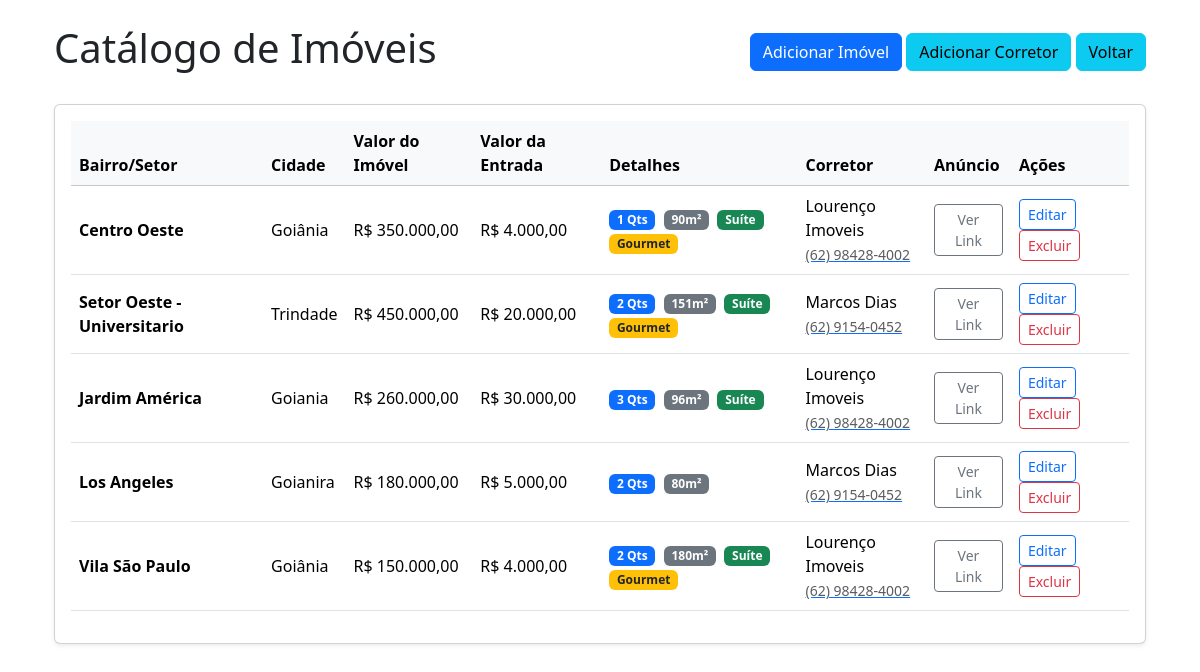
Before: /imoveis with the older database file.
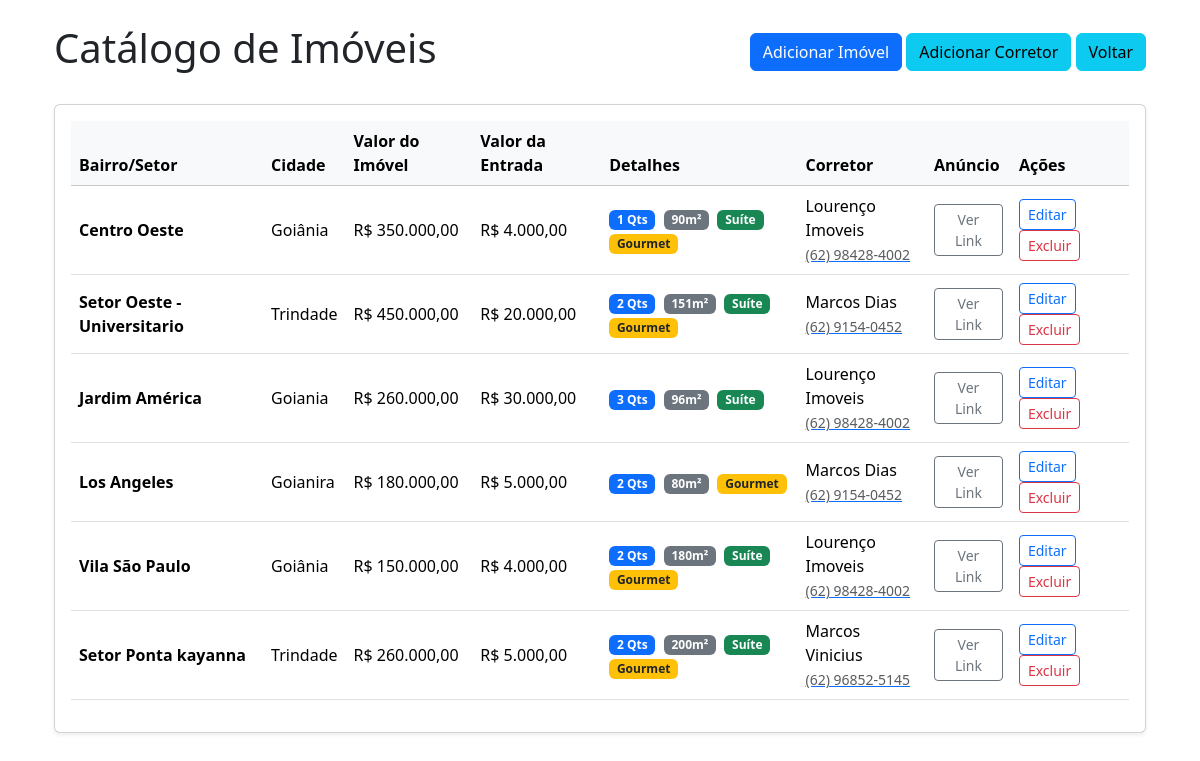
After: the same page with the newer database file.
### models.py (models this page shows, shortened)
class Imoveis(db.Model):
    __tablename__ = 'Imoveis'
    id = db.Column(db.Integer, primary_key=True,autoincrement=True)
    bairro = db.Column(db.String, nullable=False)
    cidade = db.Column(db.String, nullable=False)
    estado = db.Column(db.String, nullable=False, default='Go')
    preco = db.Column(db.Integer, nullable=False)
    quartos = db.Column(db.Integer, nullable=False)
    area_total = db.Column(db.String)
    area_construida = db.Column(db.String)
    area_gourmet = db.Column(db.String)
    suite = db.Column(db.String)
    valor_entrada = db.Column(db.Integer)
    link_anuncio = db.Column(db.String, nullable=False)
    id_corretor = db.Column(db.Integer, db.ForeignKey('Corretores.id'), nullable=False)
    corretor = db.relationship('Corretores', backref='Imoveis')

class Corretores(db.Model):
    __tablename__ = 'Corretores'
    id = db.Column(db.Integer, primary_key=True, autoincrement=True)
    nome = db.Column(db.String,nullable=False)
    contato = db.Column(db.String, nullable=False)

### routes.py (the view)
@rotas.route('/imoveis')
def index():
 imoveis = Imoveis.query.order_by(Imoveis.id)
 return render_template('index.html', lista_de_imoveis=imoveis)

### templates/index.html (shortened to what this page needs)
{% extends 'base.html' %}
{% block content %}
<div class="d-flex justify-content-between align-items-center mb-4">
    <h1>Catálogo de Imóveis</h1>
    <div>
        <a href="/cadastrar_imovel_template" class="btn btn-primary">Adicionar Imóvel</a>
        <a href="/cadastrar_corretor_template" class="btn btn-info">Adicionar Corretor</a>
        <a href="{{url_for('rotas.home')}}" class="btn btn-info">Voltar</a>
    </div>
</div>
<div class="card shadow-sm">
    <div class="card-body">
        <div class="table-responsive">
            <table class="table table-hover align-middle">
                <thead class="table-light">
                    <tr>
                        <th scope="col">Bairro/Setor</th>
                        <th scope="col">Cidade</th>
                        <th scope="col">Valor do Imóvel</th>
                        <th scope="col">Valor da Entrada</th>
                        <th scope="col">Detalhes</th>
                        <th scope="col">Corretor</th>
                        <th scope="col">Anúncio</th>
                        <th scope="col">Ações</th>
                    </tr>
                </thead>
                <tbody>
                    {% for imovel in lista_de_imoveis %}
                    <tr>
                        <td><strong>{{ imovel.bairro }}</strong></td>
                        <td>{{ imovel.cidade }}</td>
                        <td>{{ imovel.preco }}</td>
                        <td>{{ imovel.valor_entrada }}</td>
                        <td>
                            <span class="badge bg-primary me-1">{{ imovel.quartos }} Qts</span>
                            <span class="badge bg-secondary me-1">{{ imovel.area_total }}</span>
                            {% if imovel.suite == 'Sim' %}
                                <span class="badge bg-success">Suíte</span>
                            {% endif %}
                            {% if imovel.area_gourmet == 'Sim' %}
                                <span class="badge bg-warning text-dark">Gourmet</span>
                            {% endif %}
                        </td>
                        <td>
                            <div>{{ imovel.corretor.nome }}</div>
                            <a href="#"><small class="text-muted">{{ imovel.corretor.contato }}</small></a>
                        </td>
                        <td>
                            <a href="{{ imovel.link_anuncio }}" class="btn btn-outline-secondary btn-sm" target="_blank">
                                Ver Link
                            </a>
                        </td>
                        <td>
                            <a href="{{url_for('rotas.editar', id=imovel.id )}}" class="btn btn-outline-primary btn-sm target="_blank">Editar</a>
                            <a href="{{url_for('rotas.deletar', id=imovel.id)}}" class="btn btn-outline-danger btn-sm ">Excluir</a>
                        </td>
                    </tr>
                    {% endfor %}
                </tbody>
            </table>
        </div>
    </div>
</div>
{% endblock %}

### templates/base.html (shortened to what this page needs)
<!doctype html>
<html lang="pt-br">
<head>
   <link rel="stylesheet" href="{{url_for('static', filename='bootstrap.css')}}">
</head>
<body>
    <div class="container">
     <div class="container mt-4">
        {% block content %}{% endblock %}
     </div>
    </div>
</body>
</html>

Changed rows visible on the page:
changed Imoveis "Los Angeles": now shows "Gourmet"
added Imoveis: bairro "Setor Ponta kayanna", cidade "Trindade", preco "R$ 260.000,00", valor_entrada "R$ 5.000,00", quartos "2", area_total "200m²", suite "Suíte", area_gourmet "Gourmet", corretor.nome "Marcos Vinicius", corretor.contato "(62) 96852-5145"
